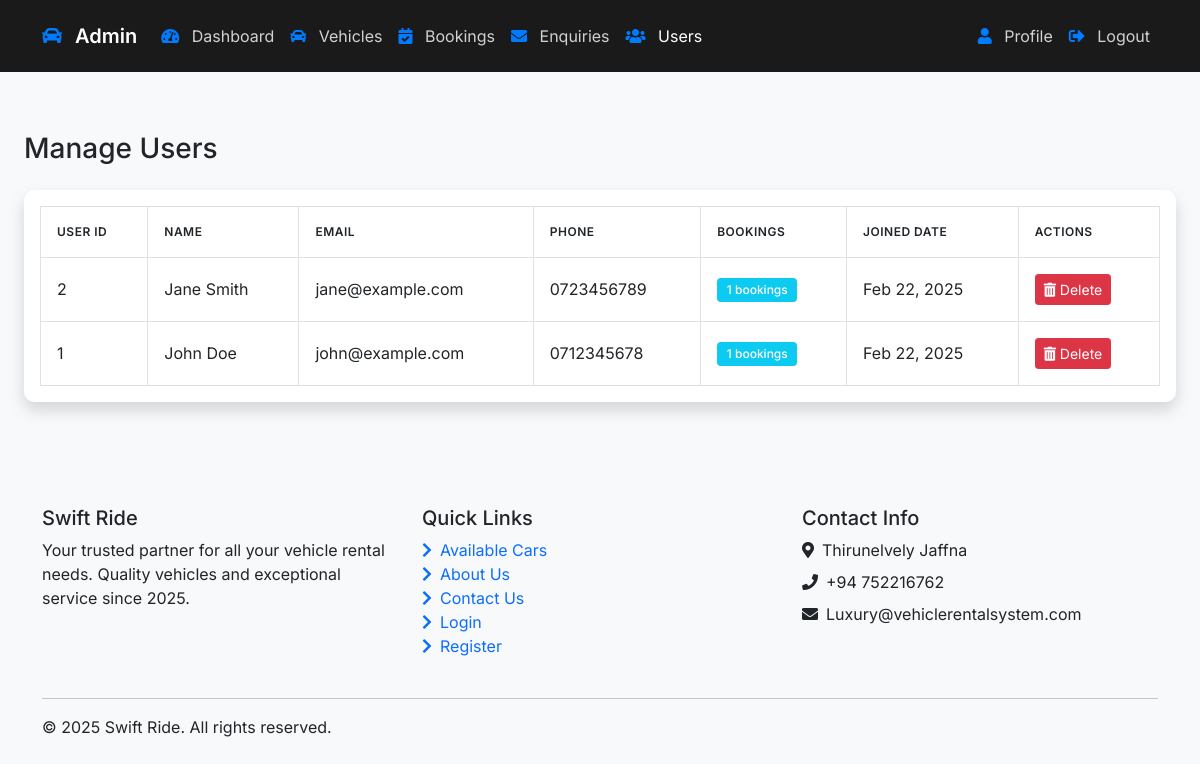
Page /admin/users.php (signed in) on the earlier database version.
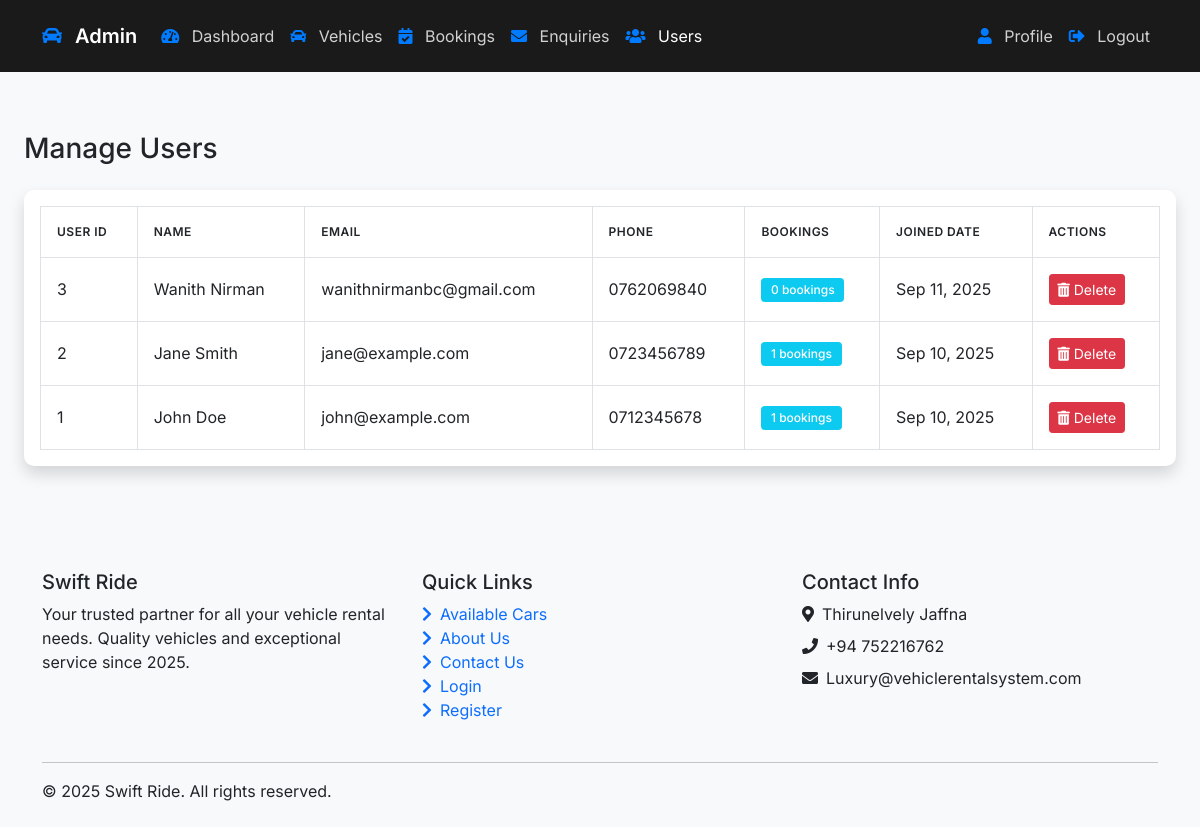
Same page on the later database version.
### tables this page shows
CREATE TABLE `users` (
  `user_id` int(11) NOT NULL,
  `username` varchar(50) NOT NULL,
  `password` varchar(255) NOT NULL,
  `name` varchar(100) NOT NULL,
  `email` varchar(100) NOT NULL,
  `phone` varchar(20) NOT NULL,
  `created_at` timestamp NOT NULL DEFAULT current_timestamp()
);

### includes/functions.php (called while the page is built, shortened)
<?php
function format_date($date) {
    try {
        $dt = new DateTime($date);
        return $dt->format('M d, Y');
    } catch (Exception $e) {
        error_log("Date formatting error: " . $e->getMessage());
        return $date;
    }
}
?>

### admin/users.php (the view, shortened to what this page needs)
<?php
require_once '../includes/functions.php';
$conn = Connect();
$sql = "SELECT u.*,
        (SELECT COUNT(*) FROM bookings b WHERE b.user_id = u.user_id) as booking_count
        FROM users u
        ORDER BY u.user_id DESC";
$result = $conn->query($sql);
include 'includes/header.php';
?>
<div class="main-content">
    <div class="container-fluid p-4">
        <h1 class="h3 mb-4">Manage Users</h1>
        <div class="card shadow mb-4">
            <div class="card-body">
                <div class="table-responsive">
                    <table class="table table-bordered">
                        <thead>
                            <tr>
                                <th>User ID</th>
                                <th>Name</th>
                                <th>Email</th>
                                <th>Phone</th>
                                <th>Bookings</th>
                                <th>Joined Date</th>
                                <th>Actions</th>
                            </tr>
                        </thead>
                        <tbody>
                            <?php if ($result && $result->num_rows > 0): ?>
                                <?php while ($user = $result->fetch_assoc()): ?>
                                    <tr>
                                        <td><?php echo $user['user_id']; ?></td>
                                        <td><?php echo htmlspecialchars($user['name']); ?></td>
                                        <td><?php echo htmlspecialchars($user['email']); ?></td>
                                        <td><?php echo htmlspecialchars($user['phone']); ?></td>
                                        <td>
                                            <span class="badge bg-info">
                                                <?php echo $user['booking_count']; ?> bookings
                                            </span>
                                        </td>
                                        <td><?php echo format_date($user['created_at']); ?></td>
                                        <td>
                                            <button type="button"
                                                    class="btn btn-danger btn-sm"
                                                    data-bs-toggle="modal"
                                                    data-bs-target="#deleteModal<?php echo $user['user_id']; ?>">
                                                <i class="fas fa-trash-alt"></i> Delete
                                            </button>
                                        </td>
                                    </tr>
                                <?php endwhile; ?>
                            <?php else: ?>
                                <tr>
                                    <td colspan="7" class="text-center">No users found.</td>
                                </tr>
                            <?php endif; ?>
                        </tbody>
                    </table>
                </div>
            </div>
        </div>
    </div>
</div>
<?php
include 'includes/footer.php';
?>

Differences in the rows shown:
added users: user_id "3", name "Wanith Nirman", email "wanithnirmanbc@gmail.com", phone "0762069840", booking_count "0", created_at "Sep 11, 2025"
changed users "Jane Smith": created_at "Feb 22, 2025" → "Sep 10, 2025"
changed users "John Doe": created_at "Feb 22, 2025" → "Sep 10, 2025"
